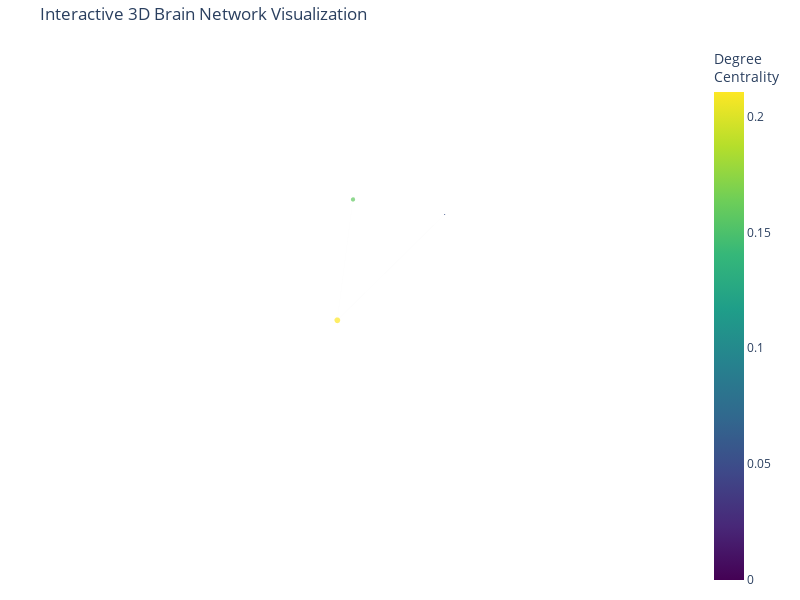

Notebook source saved alongside this figure:
### Markdown cell above
## 11. Interactive 3D Brain Network Visualization

Create an interactive 3D visualization of the brain network using Plotly.

### Code cell
def create_interactive_network(G, connectivity_matrix):
    """
    Create interactive 3D brain network visualization
    """
    print("🎨 Creating interactive 3D visualization...")
    
    # Get 3D layout for nodes
    pos_3d = nx.spring_layout(G, dim=3, k=2, iterations=50)
    
    # Extract node positions
    node_x = [pos_3d[node][0] for node in G.nodes()]
    node_y = [pos_3d[node][1] for node in G.nodes()]
    node_z = [pos_3d[node][2] for node in G.nodes()]
    
    # Calculate node metrics for coloring
    degree_centrality = nx.degree_centrality(G)
    node_colors = [degree_centrality[node] for node in G.nodes()]
    
    # Create edges
    edge_x = []
    edge_y = []
    edge_z = []
    
    for edge in G.edges():
        x0, y0, z0 = pos_3d[edge[0]]
        x1, y1, z1 = pos_3d[edge[1]]
        edge_x.extend([x0, x1, None])
        edge_y.extend([y0, y1, None])
        edge_z.extend([z0, z1, None])
    
    # Create Plotly figure
    fig = go.Figure()
    
    # Add edges
    fig.add_trace(go.Scatter3d(
        x=edge_x, y=edge_y, z=edge_z,
        mode='lines',
        line=dict(color='rgba(125, 125, 125, 0.5)', width=1),
        hoverinfo='none',
        name='Connections'
    ))
    
    # Add nodes
    fig.add_trace(go.Scatter3d(
        x=node_x, y=node_y, z=node_z,
        mode='markers',
        marker=dict(
            size=[v*20 for v in node_colors],
            color=node_colors,
            colorscale='Viridis',
            showscale=True,
            colorbar=dict(title='Degree<br>Centrality', x=1.1),
            line=dict(color='white', width=0.5)
        ),
        text=[f'Node {i}<br>Degree: {G.degree(i)}' for i in G.nodes()],
        hoverinfo='text',
        name='Brain Regions'
    ))
    
    # Update layout
    fig.update_layout(
        title='Interactive 3D Brain Network Visualization',
        showlegend=False,
        scene=dict(
            xaxis=dict(showgrid=False, zeroline=False, visible=False),
            yaxis=dict(showgrid=False, zeroline=False, visible=False),
            zaxis=dict(showgrid=False, zeroline=False, visible=False),
            bgcolor='white'
        ),
        width=800,
        height=600,
        margin=dict(r=20, b=10, l=10, t=40)
    )
    
    # Show the plot
    fig.show()
    
    print("✅ Interactive 3D visualization created!")
    print("   • Hover over nodes to see details")
    print("   • Drag to rotate, scroll to zoom")
    print("   • Node size = Degree centrality")
    print("   • Node color = Degree centrality")

# Create interactive visualization
create_interactive_network(brain_graph, connectivity_matrix)

### Figure 1 — Plotly figure (JSON) as saved in the notebook; plotly's stock layout.template omitted (floating-point values rounded to 4 significant figures)
{"data": [{"hoverinfo": "none", "line": {"color": "rgba(125, 125, 125, 0.5)", "width": 1}, "mode": "lines", "name": "Connections", "type": "scatter3d", "x": [-0.3691, -0.6988, null, -0.6988, -0.6988, null, -0.6988, -0.7434, null, -0.7434, -0.7434, null], "y": [0.6158, -0.547, null, -0.547, -0.547, null, -0.547, -0.4455, null, -0.4455, -0.4455, null], "z": [0.8301, -0.6807, null, -0.6807, -0.6807, null, -0.6807, 0.4438, null, 0.4438, 0.4438, null]}, {"hoverinfo": "text", "marker": {"color": [0.05263, 0.2105, 0.1579, 0, 0, 0, 0, 0, 0, 0, 0, 0, 0, 0, 0, 0, 0, 0, 0, 0], "colorbar": {"title": {"text": "Degree<br>Centrality"}, "x": 1.1}, "colorscale": [[0, "#440154"], [0.1111, "#482878"], [0.2222, "#3e4989"], [0.3333, "#31688e"], [0.4444, "#26828e"], [0.5556, "#1f9e89"], [0.6667, "#35b779"], [0.7778, "#6ece58"], [0.8889, "#b5de2b"], [1, "#fde725"]], "line": {"color": "white", "width": 0.5}, "showscale": true, "size": [1.053, 4.211, 3.158, 0, 0, 0, 0, 0, 0, 0, 0, 0, 0, 0, 0, 0, 0, 0, 0, 0]}, "mode": "markers", "name": "Brain Regions", "text": ["Node 0<br>Degree: 1", "Node 1<br>Degree: 4", "Node 2<br>Degree: 3", "Node 3<br>Degree: 0", "Node 4<br>Degree: 0", "Node 5<br>Degree: 0", "Node 6<br>Degree: 0", "Node 7<br>Degree: 0", "Node 8<br>Degree: 0", "Node 9<br>Degree: 0", "Node 10<br>Degree: 0", "Node 11<br>Degree: 0", "Node 12<br>Degree: 0", "Node 13<br>Degree: 0", "Node 14<br>Degree: 0", "Node 15<br>Degree: 0", "Node 16<br>Degree: 0", "Node 17<br>Degree: 0", "Node 18<br>Degree: 0", "Node 19<br>Degree: 0"], "type": "scatter3d", "x": [-0.3691, -0.6988, -0.7434, -0.9168, 0.986, -0.9316, 0.584, -0.1174, 0.6902, 0.9555, 0.4968, -0.1971, -0.2495, 0.4341, 0.5342, -0.406, 0.6003, -0.2265, -0.6517, 0.2267], "y": [0.6158, -0.547, -0.4455, -0.1946, -0.3666, 0.4278, -0.8478, -0.921, -0.232, 0.3894, 0.5324, -0.9046, -0.1702, 0.6773, 0.9361, 0.2117, -0.37, 1, 0.7946, -0.5855], "z": [0.8301, -0.6807, 0.4438, -0.1865, -0.2107, 0.3646, 0.3405, -0.5267, -0.83, 0.01197, -0.7415, 0.5345, 0.9803, 0.7561, 0.1042, -0.8536, 0.8484, 0.1486, -0.4105, -0.9227]}], "layout": {"height": 600, "margin": {"b": 10, "l": 10, "r": 20, "t": 40}, "scene": {"bgcolor": "white", "xaxis": {"showgrid": false, "visible": false, "zeroline": false}, "yaxis": {"showgrid": false, "visible": false, "zeroline": false}, "zaxis": {"showgrid": false, "visible": false, "zeroline": false}}, "showlegend": false, "title": {"text": "Interactive 3D Brain Network Visualization"}, "width": 800}}
